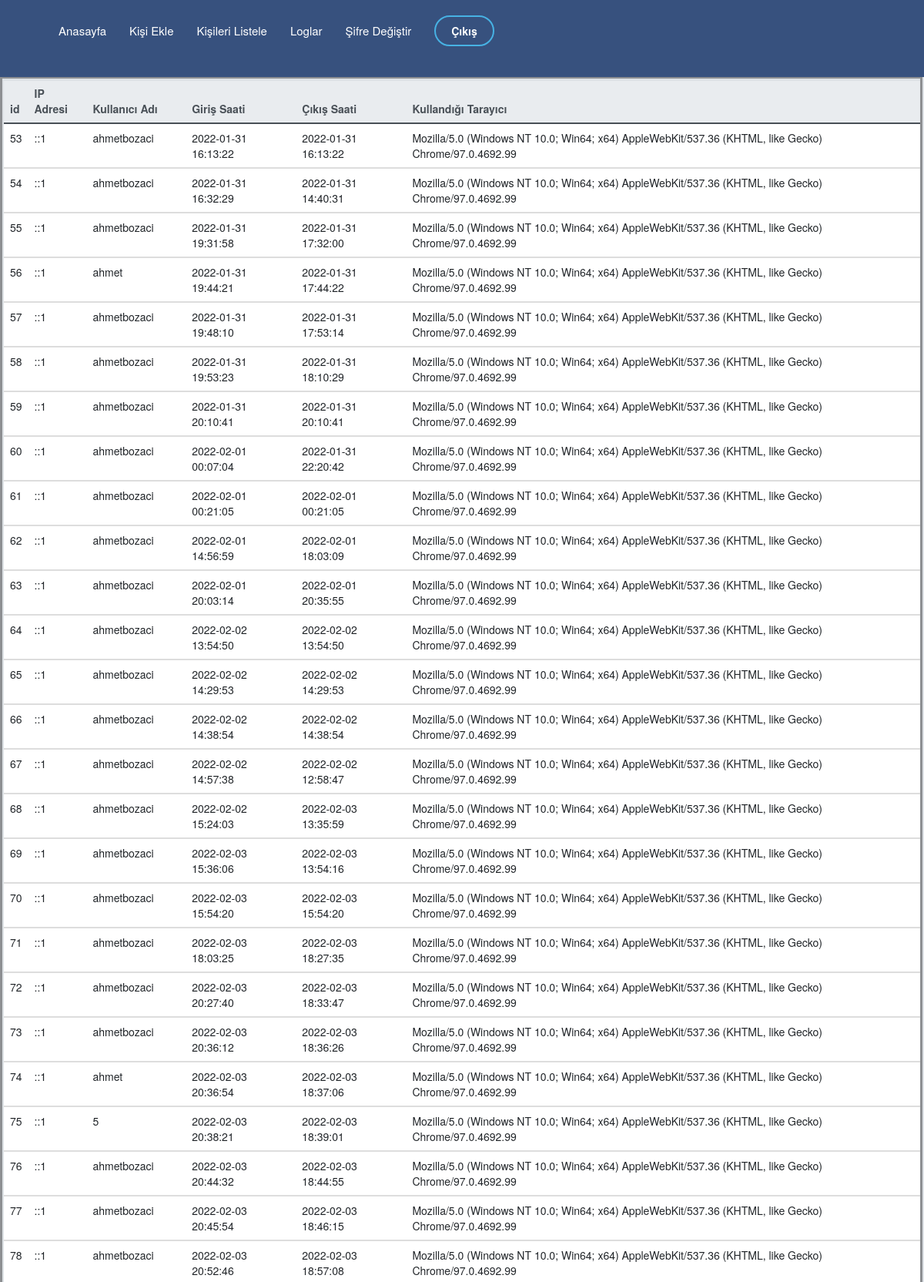
/Pages/logs.php (upper part), run on the app's committed database.
### tables this page shows
CREATE TABLE `time_log` (
  `id` int(11) NOT NULL,
  `ip_address` varchar(20) NOT NULL,
  `username` varchar(50) NOT NULL,
  `cikis` timestamp NOT NULL DEFAULT current_timestamp(),
  `giris` timestamp NOT NULL DEFAULT current_timestamp(),
  `tarayici` varchar(100) NOT NULL
);

### Pages/logs.php (the view, shortened to what this page needs)
<?php
include("sistem/baglan.php");
$kayit = $baglan->query('SELECT * FROM time_log')->fetchAll(PDO::FETCH_ASSOC);
?>
<!DOCTYPE html>
<html lang="en">
<head>
                                <link href='https://stackpath.bootstrapcdn.com/bootstrap/4.3.1/css/bootstrap.min.css' rel='stylesheet'>
                                <link href='https://cdnjs.cloudflare.com/ajax/libs/font-awesome/4.7.0/css/font-awesome.min.css' rel='stylesheet'>
  <link href="assets/vendor/aos/aos.css" rel="stylesheet">
  <link href="assets/vendor/bootstrap/css/bootstrap.min.css" rel="stylesheet">
  <link href="assets/vendor/bootstrap-icons/bootstrap-icons.css" rel="stylesheet">
  <link href="assets/vendor/boxicons/css/boxicons.min.css" rel="stylesheet">
  <link href="assets/vendor/glightbox/css/glightbox.min.css" rel="stylesheet">
  <link href="assets/vendor/remixicon/remixicon.css" rel="stylesheet">
  <link href="assets/vendor/swiper/swiper-bundle.min.css" rel="stylesheet">
  <link href="assets/css/style2.css" rel="stylesheet">
</head>
<body>
  <header id="header" class="fixed-top ">
    <div class="container d-flex align-items-center">
      <nav id="navbar" class="navbar">
        <ul>
        <li><a class="nav-link scrollto" href="kontrol.php">Anasayfa</a></li>
          <li><a class="nav-link scrollto" href="ekle.php">Kişi Ekle</a></li>
          <li><a class="nav-link scrollto" href="listele.php">Kişileri Listele</a></li>
          <li><a class="nav-link   scrollto" href="logs.php">Loglar</a></li>
          <li><a class="nav-link scrollto" href="kullanicibilgileri.php">Şifre Değiştir</a></li>
          <li><a class="getstarted scrollto" href="logout.php">Çıkış</a></li>
        </ul>
      </nav>
    </div>
  </header>
  <table class="table" border="5" align="center">
    <thead class="thead-light">
<th>id</th>
<th>IP Adresi</th>
<th>Kullanıcı Adı</th>
<th>Giriş Saati</th>
<th>Çıkış Saati</th>
<th>Kullandığı Tarayıcı</th>
<?php
foreach ($kayit as $kayit) : ?>
<tbody>
    <tr>
    <td><?= $kayit['id'] ?></td>
    <td><?=$kayit['ip_address']?></td>
    <td><?=$kayit['username']?></td>
    <td><?=$kayit['giris']?></td>
    <td><?=$kayit['cikis']?></td>
    <td><?=$kayit['tarayici']?></td>
    </tr>
</tbody>
   <?php
endforeach;
    ?>
  <link href="//netdna.bootstrapcdn.com/bootstrap/3.0.0/css/bootstrap.min.css" rel="stylesheet" id="bootstrap-css">
</body>
</html>

### Pages/assets/css/style2.css (style rules this page uses)
body { font-family: "Open Sans", sans-serif; color: #444444; }
a { color: #47b2e4; text-decoration: none; }
#header { transition: all 0.5s; z-index: 997; padding: 15px 0; background-color: #37517e; }
.navbar { padding: 0; }
.navbar ul { margin: 0; padding: 0; display: flex; list-style: none; align-items: center; }
.navbar li { position: relative; }
.navbar a { display: flex; align-items: center; justify-content: space-between; padding: 10px 0 10px 30px; font-size: 15px; font-weight: 500; color: #fff; white-space: nowrap; transition: 0.3s; }
.navbar .getstarted { padding: 8px 20px; margin-left: 30px; border-radius: 50px; color: #fff; font-size: 14px; border: 2px solid #47b2e4; font-weight: 600; }

### data on the page
time_log: id "53", ip_address "::1", username "ahmetbozaci", giris "2022-01-31 16:13:22", cikis "2022-01-31 16:13:22", tarayici "Mozilla/5.0 (Windows NT 10.0; Win64; x64) AppleWebKit/537.36 (KHTML, like Gecko) Chrome/97.0.4692.99"
time_log: id "54", ip_address "::1", username "ahmetbozaci", giris "2022-01-31 16:32:29", cikis "2022-01-31 14:40:31", tarayici "Mozilla/5.0 (Windows NT 10.0; Win64; x64) AppleWebKit/537.36 (KHTML, like Gecko) Chrome/97.0.4692.99"
time_log: id "55", ip_address "::1", username "ahmetbozaci", giris "2022-01-31 19:31:58", cikis "2022-01-31 17:32:00", tarayici "Mozilla/5.0 (Windows NT 10.0; Win64; x64) AppleWebKit/537.36 (KHTML, like Gecko) Chrome/97.0.4692.99"
time_log: id "56", ip_address "::1", username "ahmet", giris "2022-01-31 19:44:21", cikis "2022-01-31 17:44:22", tarayici "Mozilla/5.0 (Windows NT 10.0; Win64; x64) AppleWebKit/537.36 (KHTML, like Gecko) Chrome/97.0.4692.99"
time_log: id "57", ip_address "::1", username "ahmetbozaci", giris "2022-01-31 19:48:10", cikis "2022-01-31 17:53:14", tarayici "Mozilla/5.0 (Windows NT 10.0; Win64; x64) AppleWebKit/537.36 (KHTML, like Gecko) Chrome/97.0.4692.99"
time_log: id "58", ip_address "::1", username "ahmetbozaci", giris "2022-01-31 19:53:23", cikis "2022-01-31 18:10:29", tarayici "Mozilla/5.0 (Windows NT 10.0; Win64; x64) AppleWebKit/537.36 (KHTML, like Gecko) Chrome/97.0.4692.99"
time_log: id "59", ip_address "::1", username "ahmetbozaci", giris "2022-01-31 20:10:41", cikis "2022-01-31 20:10:41", tarayici "Mozilla/5.0 (Windows NT 10.0; Win64; x64) AppleWebKit/537.36 (KHTML, like Gecko) Chrome/97.0.4692.99"
time_log: id "60", ip_address "::1", username "ahmetbozaci", giris "2022-02-01 00:07:04", cikis "2022-01-31 22:20:42", tarayici "Mozilla/5.0 (Windows NT 10.0; Win64; x64) AppleWebKit/537.36 (KHTML, like Gecko) Chrome/97.0.4692.99"
time_log: id "61", ip_address "::1", username "ahmetbozaci", giris "2022-02-01 00:21:05", cikis "2022-02-01 00:21:05", tarayici "Mozilla/5.0 (Windows NT 10.0; Win64; x64) AppleWebKit/537.36 (KHTML, like Gecko) Chrome/97.0.4692.99"
time_log: id "62", ip_address "::1", username "ahmetbozaci", giris "2022-02-01 14:56:59", cikis "2022-02-01 18:03:09", tarayici "Mozilla/5.0 (Windows NT 10.0; Win64; x64) AppleWebKit/537.36 (KHTML, like Gecko) Chrome/97.0.4692.99"
time_log: id "63", ip_address "::1", username "ahmetbozaci", giris "2022-02-01 20:03:14", cikis "2022-02-01 20:35:55", tarayici "Mozilla/5.0 (Windows NT 10.0; Win64; x64) AppleWebKit/537.36 (KHTML, like Gecko) Chrome/97.0.4692.99"
time_log: id "64", ip_address "::1", username "ahmetbozaci", giris "2022-02-02 13:54:50", cikis "2022-02-02 13:54:50", tarayici "Mozilla/5.0 (Windows NT 10.0; Win64; x64) AppleWebKit/537.36 (KHTML, like Gecko) Chrome/97.0.4692.99"
time_log: id "65", ip_address "::1", username "ahmetbozaci", giris "2022-02-02 14:29:53", cikis "2022-02-02 14:29:53", tarayici "Mozilla/5.0 (Windows NT 10.0; Win64; x64) AppleWebKit/537.36 (KHTML, like Gecko) Chrome/97.0.4692.99"
time_log: id "66", ip_address "::1", username "ahmetbozaci", giris "2022-02-02 14:38:54", cikis "2022-02-02 14:38:54", tarayici "Mozilla/5.0 (Windows NT 10.0; Win64; x64) AppleWebKit/537.36 (KHTML, like Gecko) Chrome/97.0.4692.99"
time_log: id "67", ip_address "::1", username "ahmetbozaci", giris "2022-02-02 14:57:38", cikis "2022-02-02 12:58:47", tarayici "Mozilla/5.0 (Windows NT 10.0; Win64; x64) AppleWebKit/537.36 (KHTML, like Gecko) Chrome/97.0.4692.99"
time_log: id "68", ip_address "::1", username "ahmetbozaci", giris "2022-02-02 15:24:03", cikis "2022-02-03 13:35:59", tarayici "Mozilla/5.0 (Windows NT 10.0; Win64; x64) AppleWebKit/537.36 (KHTML, like Gecko) Chrome/97.0.4692.99"
time_log: id "69", ip_address "::1", username "ahmetbozaci", giris "2022-02-03 15:36:06", cikis "2022-02-03 13:54:16", tarayici "Mozilla/5.0 (Windows NT 10.0; Win64; x64) AppleWebKit/537.36 (KHTML, like Gecko) Chrome/97.0.4692.99"
time_log: id "70", ip_address "::1", username "ahmetbozaci", giris "2022-02-03 15:54:20", cikis "2022-02-03 15:54:20", tarayici "Mozilla/5.0 (Windows NT 10.0; Win64; x64) AppleWebKit/537.36 (KHTML, like Gecko) Chrome/97.0.4692.99"
time_log: id "71", ip_address "::1", username "ahmetbozaci", giris "2022-02-03 18:03:25", cikis "2022-02-03 18:27:35", tarayici "Mozilla/5.0 (Windows NT 10.0; Win64; x64) AppleWebKit/537.36 (KHTML, like Gecko) Chrome/97.0.4692.99"
time_log: id "72", ip_address "::1", username "ahmetbozaci", giris "2022-02-03 20:27:40", cikis "2022-02-03 18:33:47", tarayici "Mozilla/5.0 (Windows NT 10.0; Win64; x64) AppleWebKit/537.36 (KHTML, like Gecko) Chrome/97.0.4692.99"
time_log: id "73", ip_address "::1", username "ahmetbozaci", giris "2022-02-03 20:36:12", cikis "2022-02-03 18:36:26", tarayici "Mozilla/5.0 (Windows NT 10.0; Win64; x64) AppleWebKit/537.36 (KHTML, like Gecko) Chrome/97.0.4692.99"
time_log: id "74", ip_address "::1", username "ahmet", giris "2022-02-03 20:36:54", cikis "2022-02-03 18:37:06", tarayici "Mozilla/5.0 (Windows NT 10.0; Win64; x64) AppleWebKit/537.36 (KHTML, like Gecko) Chrome/97.0.4692.99"
time_log: id "75", ip_address "::1", username "5", giris "2022-02-03 20:38:21", cikis "2022-02-03 18:39:01", tarayici "Mozilla/5.0 (Windows NT 10.0; Win64; x64) AppleWebKit/537.36 (KHTML, like Gecko) Chrome/97.0.4692.99"
time_log: id "76", ip_address "::1", username "ahmetbozaci", giris "2022-02-03 20:44:32", cikis "2022-02-03 18:44:55", tarayici "Mozilla/5.0 (Windows NT 10.0; Win64; x64) AppleWebKit/537.36 (KHTML, like Gecko) Chrome/97.0.4692.99"
time_log: id "77", ip_address "::1", username "ahmetbozaci", giris "2022-02-03 20:45:54", cikis "2022-02-03 18:46:15", tarayici "Mozilla/5.0 (Windows NT 10.0; Win64; x64) AppleWebKit/537.36 (KHTML, like Gecko) Chrome/97.0.4692.99"
time_log: id "78", ip_address "::1", username "ahmetbozaci", giris "2022-02-03 20:52:46", cikis "2022-02-03 18:57:08", tarayici "Mozilla/5.0 (Windows NT 10.0; Win64; x64) AppleWebKit/537.36 (KHTML, like Gecko) Chrome/97.0.4692.99"
